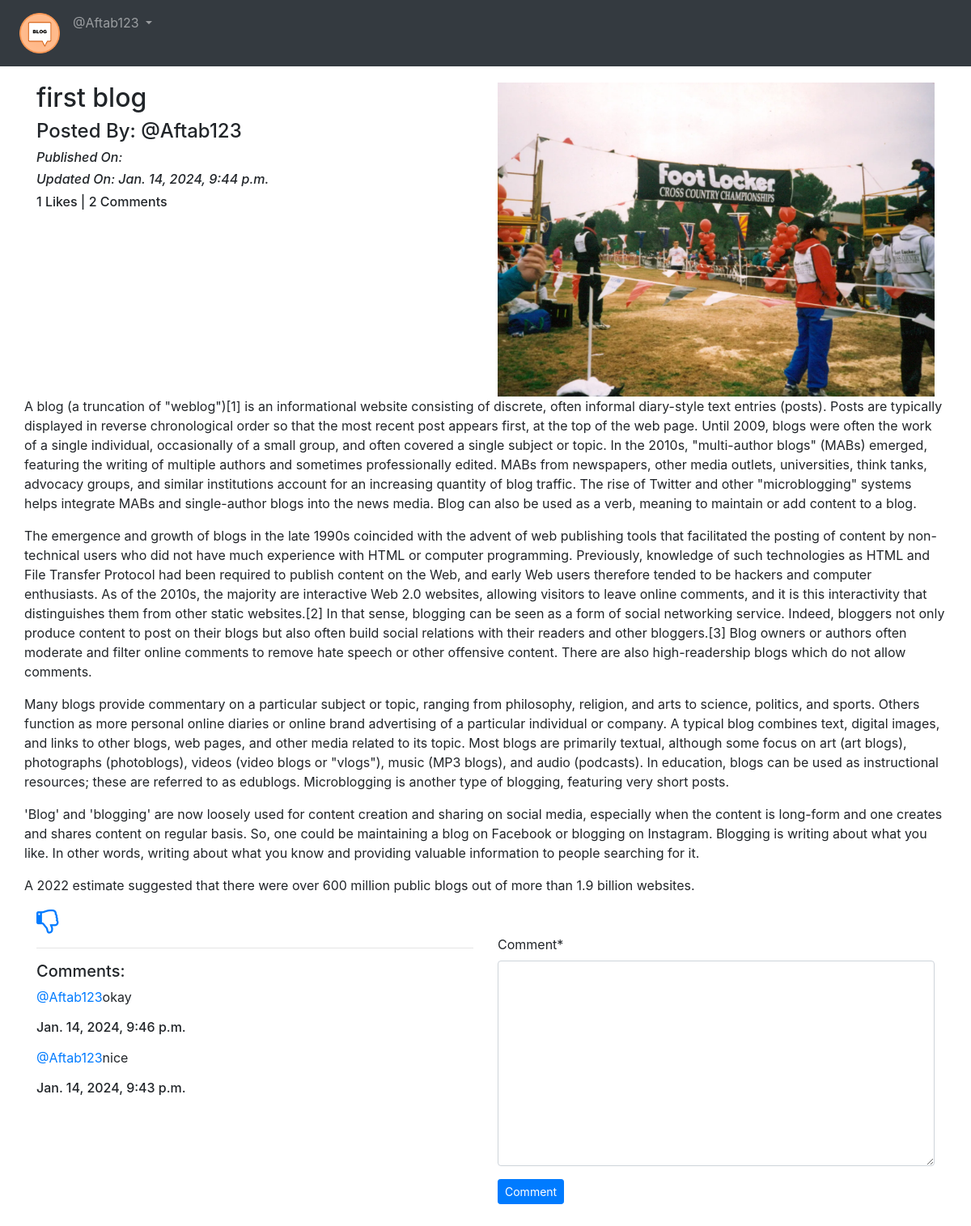
The app's page /blog/details/hello-one-two-three (signed in), older data.
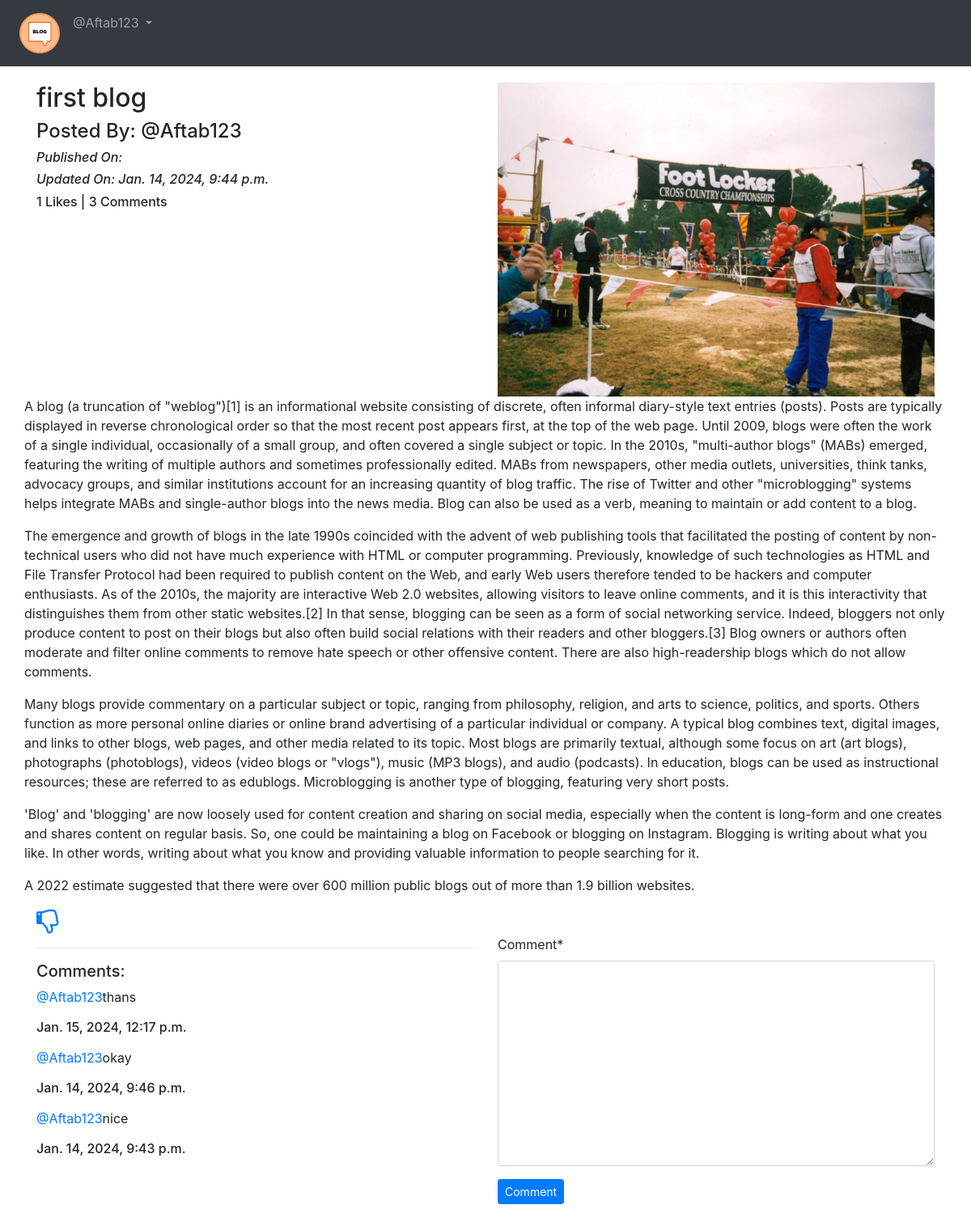
The same page, newer data.
### App_Blog/models.py (models this page shows, shortened)
class Blog(models.Model):
    author = models.ForeignKey(User, related_name='post_author', on_delete=models.CASCADE)
    blog_title = models.CharField(max_length=264, verbose_name="Put a Title")
    slug = models.SlugField(max_length=264, unique=True)
    blog_content = models.TextField(verbose_name="What is on your mind?")
    blog_image = models.ImageField(upload_to='blog_images', verbose_name="Image")
    publish_date = models.DateTimeField(auto_now_add=True)
    update_date = models.DateTimeField(auto_now=True)
    class Meta:
        ordering = ('-publish_date',)

class Comment(models.Model):
    blog = models.ForeignKey(Blog, on_delete=models.CASCADE, related_name='blog_comment')
    user = models.ForeignKey(User, on_delete=models.CASCADE, related_name='user_comment')
    comment = models.TextField()
    comment_date = models.DateTimeField(auto_now_add=True)
    class Meta:
        ordering = ('-comment_date',)

### App_Blog/views.py (the view, shortened to what this page needs)
# urls.py: path('details/<slug:slug>', views.blog_details, name='blog_details'),
@login_required
def blog_details(request, slug):
    blog = Blog.objects.get(slug=slug)
    comment_form = CommentForm()
    already_liked = Likes.objects.filter(blog=blog, user=request.user)
    if already_liked:
        liked = True
    else:
        liked = False
    return render(request, 'App_Blog/blog_details.html', context={'blog': blog, 'comment_form': comment_form, 'liked': liked,})

### App_Blog/forms.py
class CommentForm(forms.ModelForm):
    class Meta:
        model = Comment
        fields = ('comment',)

### templates/App_Blog/blog_details.html (shortened to what this page needs)
{% extends 'base.html' %}
{% load crispy_forms_tags %}
{% block body_block %}
<div class="row">
    <div class="col-sm-6">
        <h2>{{blog.blog_title}}</h2>
        <h4>Posted By: @{{blog.author}}</h4>
        <i><h6>Published On: {{blog.published_date}}</h6></i>
        <i><h6>Updated On: {{blog.update_date}}</h6></i>
        <h6>{{blog.liked_blog.count}} Likes | {{blog.blog_comment.count}} Comments</h6>
    </div>
    <div class="col-sm-6">
        <img src="/media/{{blog.blog_image}}" width="100%">
    </div>
    <p> {{blog.blog_content|linebreaks}}</p>
</div>
{% if not liked %}
<a href="{% url 'App_Blog:liked_post' pk=blog.pk %}">
    <i class="fa fa-thumbs-o-up fa-2x" aria-hidden="true"></i>
</a>
{% else %}
<a href="{% url 'App_Blog:unliked_post' pk=blog.pk %}">
    <i class="fa fa-thumbs-o-down fa-2x" aria-hidden="true"></i>
</a>
{% endif %}
<div class="row">
    <div class="col-sm-6">
        <hr>
        <h5>Comments:</h5>
        {% for comment in blog.blog_comment.all %}
        <p><a href="#">@{{comment.user}}</a>{{comment.comment}}<br><h6>{{comment.comment_date}}</h6></p>
        {% endfor %}
    </div>
    <div class="col-sm-6">
        <form method="POST">
            {{ comment_form|crispy }}
            <button type="submit" name="button" class="btn btn-primary btn-sm">Comment</button>
        </form>
    </div>
</div>
<br>
<br>
{% endblock %}

### templates/base.html (shortened to what this page needs)
<!DOCTYPE html>
<html lang="en" dir="ltr">
    <head>
        <link rel="stylesheet" href="https://maxcdn.bootstrapcdn.com/bootstrap/4.4.1/css/bootstrap.min.css">
        <link href="https://maxcdn.bootstrapcdn.com/font-awesome/4.7.0/css/font-awesome.min.css" rel="stylesheet">
    </head>
    <body>
        <nav class="navbar navbar-expand-sm bg-dark navbar-dark">
            <ul class="navbar-nav">
                <li class="nav-item active">
                    <a class="nav-link" href="{% url 'index' %}"><img src="/media/blog-icon.png" width="50px"></a>
                </li>
                {% if user.is_authenticated %}
                <div class="nav-item-dropdown">
                    <a class="nav-link dropdown-toggle" href="#" id="navbardrop" data-toggle="dropdown">
                        @{{ user.username }}
                    </a>
                </div>
                {% endif %}
            </ul>
        </nav>
        <div class="container" style="padding-top:20px">
            {% block body_block %}
            {% endblock %}
        </div>
    </body>
</html>

Row changes from the older to the newer data that the page shows:
computed for Blog "first blog": blog_comment.count "2" → "3"
added Comment: user "Aftab123", comment "thans", comment_date "Jan. 15, 2024, 12:17 p.m."
